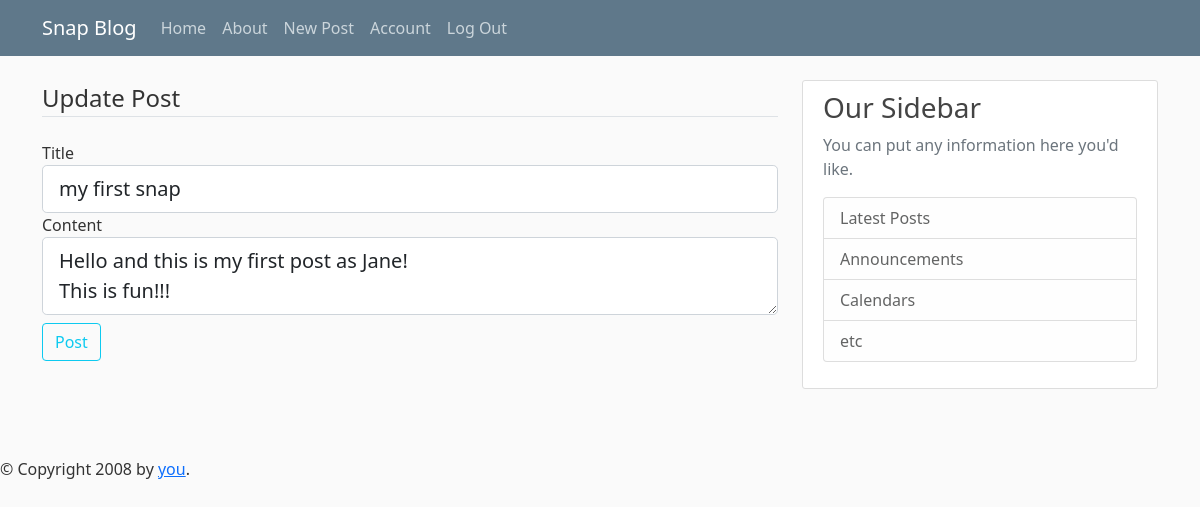
The page /post/2/update (signed in) on the database its author committed.
### snapApp/models.py (models this page shows, shortened)
class Post(db.Model):
    id = db.Column(db.Integer, primary_key=True)
    title = db.Column(db.String(100), nullable=False)
    date_posted = db.Column(db.DateTime, nullable=False, default=datetime.utcnow)
    content = db.Column(db.Text, nullable=False)
    user_id = db.Column(db.Integer, db.ForeignKey('user.id'), nullable=False)

### snapApp/posts/routes.py (the view)
@posts.route('/post/<int:post_id>/update', methods=["GET", "POST"])
@login_required
def update_post(post_id):
    post = Post.query.get_or_404(post_id)
    if post.author != current_user:
        abort(403)
    form = PostForm()
    if form.validate_on_submit():
        post.title = form.title.data
        post.content = form.content.data
        db.session.commit()
        flash("Your post has been updated!", 'success')
        return redirect(url_for('posts.post', post_id=post.id))
    elif request.method == 'GET':
        form.title.data = post.title
        form.content.data = post.content
    return render_template('create_post.html', title='Update Post', form=form, legend="Update Post")

### snapApp/posts/forms.py
class PostForm(FlaskForm):
    title = StringField('Title', validators=[DataRequired()])
    content = TextAreaField('Content', validators=[DataRequired()])
    submit = SubmitField('Post')

### snapApp/models.py (called while the page is built)
@login_manager.user_loader
def load_user(user_id):
    return User.query.get(int(user_id))

### snapApp/templates/create_post.html (shortened to what this page needs)
{% extends "base.html" %}
{% block content %}
<div>
	<form method="POST" action="">
		<fieldset class="form-group">
			<legend class="border-bottom mb-4">{{ legend }}</legend>
						<div class="form-group">
				{{ form.title.label(class="form-control-label") }}
				{% if form.title.errors %}
					{{ form.title(class="form-control form-control-lg is-invalid")}}
					<div class="invalid-feedback">
						{% for error in form.title.errors %}
							<span>{{ error }}</span>
						{% endfor %}
					</div>
				{% else %}
				{{ form.title(class="form-control form-control-lg")}}
				{% endif %}
			</div>
			<div class="form-group">
				{{ form.content.label(class="form-control-label") }}
				{% if form.content.errors %}
					{{ form.content(class="form-control form-control-lg is-invalid")}}
					<div class="invalid-feedback">
						{% for error in form.content.errors %}
							<span>{{ error }}</span>
						{% endfor %}
					</div>
				{% else %}
				{{ form.content(class="form-control form-control-lg")}}
				{% endif %}
			</div>
		</fieldset>
		<div class="form-group">
				{{ form.submit(class="btn btn-outline-info mt-2") }}
		</div>
	</form>
</div>
{% endblock content %}

### snapApp/static/main.css (style rules this page uses)
body { background: #fafafa; color: #333333; margin-top: 5rem; }

### rows shown on the page
Post: title "my first snap", content "Hello and this is my first post as Jane! This is fun!!!"

### other values the page prints
{{ legend }} "Update Post"
